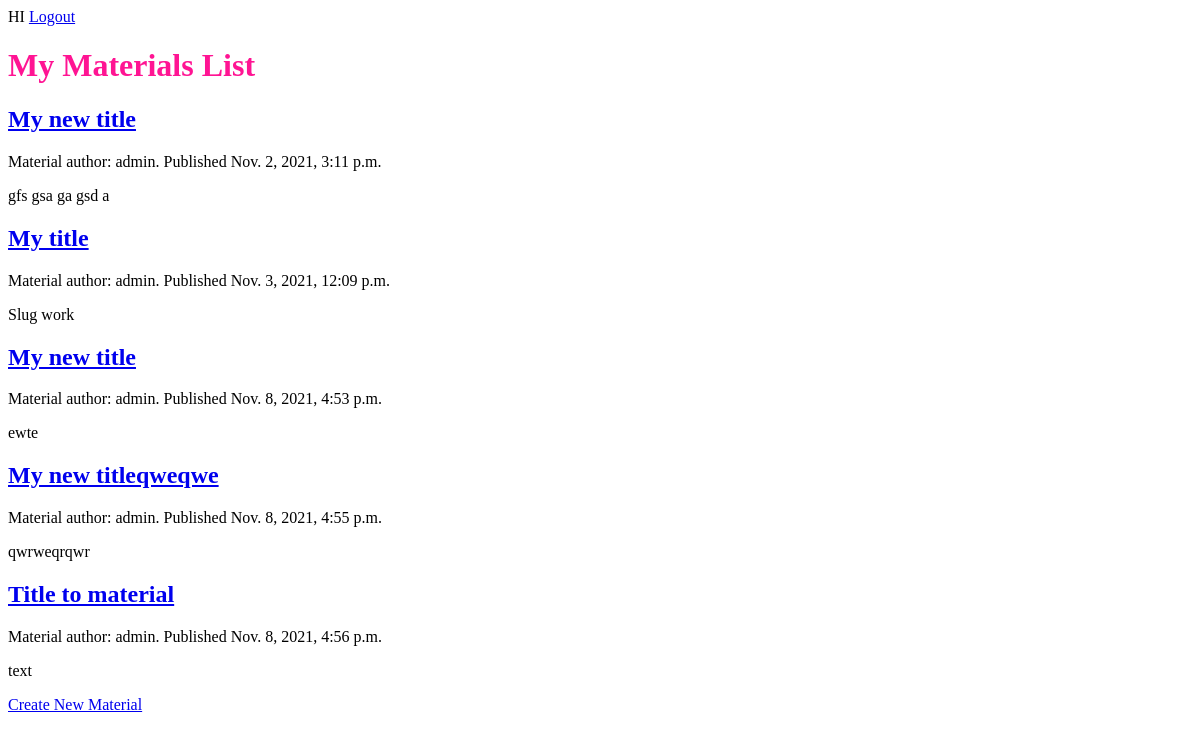
The app's page /lesson/ (signed in), older data.
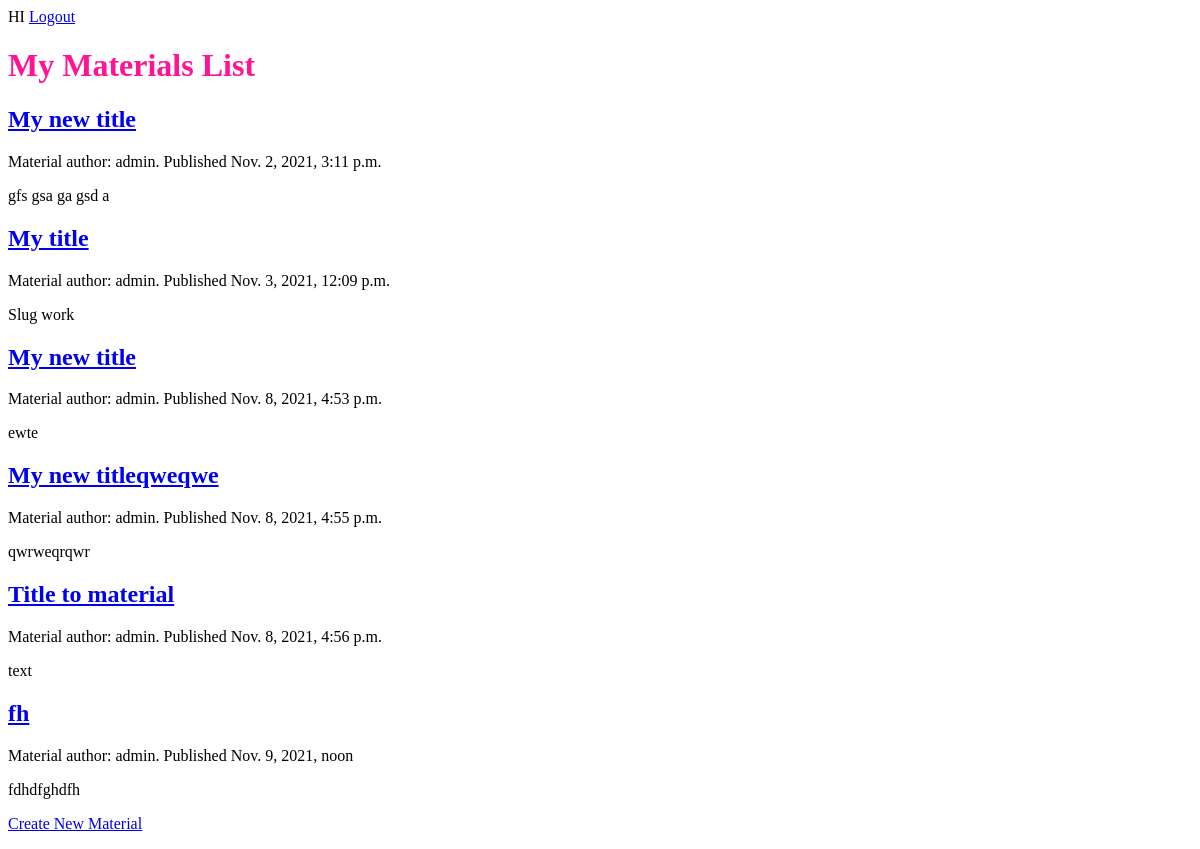
The same page, newer data.
### lesson/models.py (models this page shows, shortened)
class Material(models.Model):
    MATERIAL_TYPE = (
        ('theory', 'Theoretical Material'),
        ('practice', 'Practical'),
    )
    title = models.CharField(max_length=255)
    slug = models.SlugField(max_length=250, unique_for_date='publish')
    body = models.TextField()
    updated_at = models.DateTimeField(auto_now=True)
    created_at = models.DateTimeField(auto_now_add=True)
    publish = models.DateTimeField(default=timezone.now)
    author = models.ForeignKey(User,
                               on_delete=models.CASCADE,
                               related_name='user_materials')
    material_type = models.CharField(max_length=20,
                                     choices=MATERIAL_TYPE,
                                     default='theory')
    def get_absolute_url(self):
        return reverse('lesson:material_details',
                       args=[self.publish.year,
                             self.publish.month,
                             self.publish.day,
                             self.slug])

### lesson/views.py (the view)
# urls.py: path('', views.MaterialListView.as_view(), name='all_materials'),
class MaterialListView(LoginRequiredMixin, ListView):
    queryset = models.Material.objects.all
    context_object_name = 'materials'
    template_name = 'materials/all_materials.html'

### lesson/templates/materials/all_materials.html (shortened to what this page needs)
{% extends 'base.html' %}
{% block content %}
    <h1>My Materials List</h1>
    {% for material in materials %}
    <h2>
        <a href="{{ material.get_absolute_url }}">
            {{ material.title }}
        </a>
    </h2>
    <p>
        Material author: {{material.author}}. Published {{ material.publish }}
    </p>
    <p>
        {{ material.body|truncatewords_html:5|linebreaks }}
    </p>
    {% endfor %}
    <p>
        <a href="{% url 'lesson:create_form' %}">Create New Material</a>
    </p>
{% endblock %}

Row changes from the older to the newer data that the page shows:
added Material: title "fh", author "admin", publish "Nov. 9, 2021, noon", body "fdhdfghdfh"
